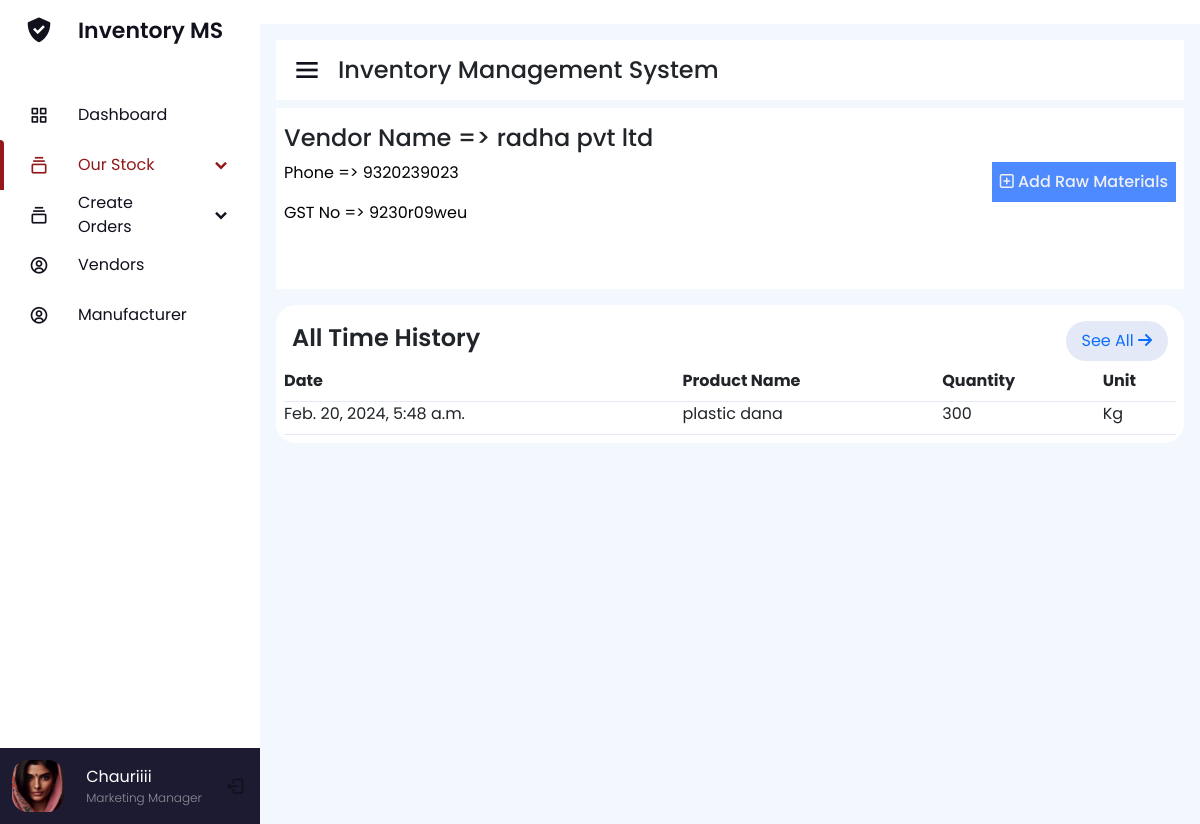
The page /vendor-history/radha pvt ltd/ on the database as committed earlier.
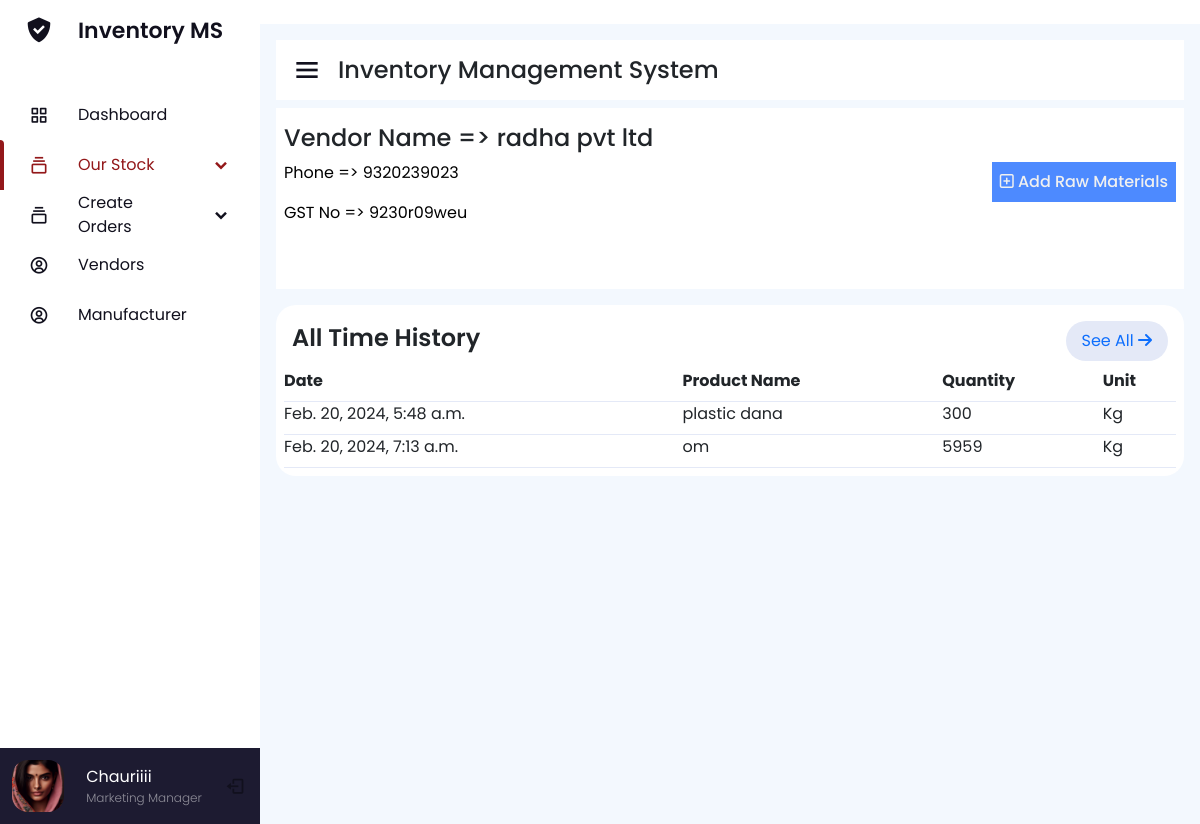
The same page on the database as committed later.
### home/models/raw_material.py (models this page shows, shortened)
class MaterialHistory(models.Model):
    vendor_name=models.ForeignKey(AddVendor,on_delete=models.CASCADE)
    rawmaterial_name=models.CharField(max_length=254,null=False,blank=False)
    quantity=models.PositiveIntegerField(null=True,blank=True)
    unit=models.CharField(max_length=150)
    timestamp=models.DateTimeField(auto_now_add=True,null=True,blank=True)

### home/views/raw_material.py (the view)
# urls.py: path('vendor-history/<vendor>/',raw_material.materialHistory_view),
def materialHistory_view(request,vendor):
    try:
        vendor_to_get=add_vendor.AddVendor.objects.get(vendor_name=vendor)
        print(vendor_to_get,'is gated vendor')
        vendor_history=raw_material.MaterialHistory.objects.filter(vendor_name=vendor_to_get)
        return render(request,'material-history.html',{"vendor_history":vendor_history,'vendor_to_get':vendor_to_get})
    except Exception as e:
        messages.error(request,'Something Went Wrong')
        return redirect('/our-vendors')

### home/models/add_vendor.py (called while the page is built)
    def __str__(self) -> str:
        return self.vendor_name

### home/templates/material-history.html (shortened to what this page needs)
<!DOCTYPE html>
<html lang="en">
<head>
    {% include "header-links.html" %}
</head>
<body>
    {% include "header.html" %}=
    <section class="nav-section p-3">
        {% include "section-head.html" %}
        <div class="breadcum">
            <div class="flex">
                <div>
                    <h2>Vendor Name => {{vendor_to_get.vendor_name}}</h2>
                    <p> <a href="/"> Phone => {{vendor_to_get.vendor_phone}}</a> </p>
                    <p> <a href="/"> GST No => {{vendor_to_get.vendor_gst}}</a> </p>
                </div>
                <div class="add-btn p-2">
                    <a href="/add-raw-material"><i class="fa-regular fa-square-plus"></i> Add Raw Materials</a>
                </div>
            </div>
        </div>
        <div class="manage-invoice">
            <div class="submenu-header">
                <h2>All Time History</h2>
                <div class="menu-btn">
                    <a href="#">See All <i class="fa-solid fa-arrow-right"></i></a>
                </div>
            </div>
            <div class="manage-invoice-table overflow-auto">
                <table class="large-table">
                    <thead>
                        <tr>
                            <th>Date</th>
                            <th>Product Name</th>
                            <th>Quantity</th>
                            <th>Unit</th>
                        </tr>
                    </thead>
                    <tbody>
                        {% for history in vendor_history %}
                        <tr>
                            <td>{{history.timestamp}}</td>
                            <td>{{history.rawmaterial_name}}</td>
                            <td>{{history.quantity}}</td>
                            <td>{{history.unit}}</td>
                        </tr>
                        {% endfor %}
                    </tbody>
                </table>
            </div>
        </div>
    </section>
</body>
</html>

Rows that differ between the two databases and show on the page:
added MaterialHistory: timestamp "Feb. 20, 2024, 7:13 a.m.", rawmaterial_name "om", quantity "5959", unit "Kg"
